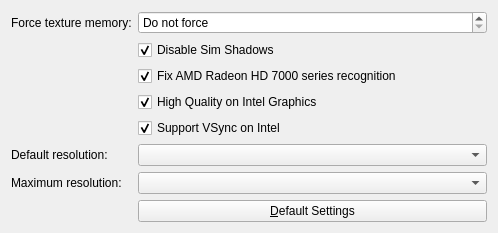
<?xml version="1.0" encoding="UTF-8"?>
<ui version="4.0">
 <class>Sims2Settings</class>
 <widget class="QWidget" name="Sims2Settings">
  <property name="geometry">
   <rect>
    <x>0</x>
    <y>0</y>
    <width>498</width>
    <height>229</height>
   </rect>
  </property>
  <property name="windowTitle">
   <string>Sims 2 Settings</string>
  </property>
  <layout class="QFormLayout" name="formLayout">
   <item row="0" column="0">
    <widget class="QLabel" name="forceMemLabel">
     <property name="text">
      <string>Force texture memory:</string>
     </property>
     <property name="buddy">
      <cstring>forceMem</cstring>
     </property>
    </widget>
   </item>
   <item row="0" column="1">
    <widget class="QSpinBox" name="forceMem">
     <property name="toolTip">
      <string>Override texture (graphics card) memory detection</string>
     </property>
     <property name="whatsThis">
      <string>&lt;html&gt;&lt;head/&gt;&lt;body&gt;&lt;p&gt;Force the texture memory to a specific size. Use this if The Sims 2 only runs in software mode.&lt;/p&gt;&lt;p&gt;If your config log file has a line that reads:&lt;/p&gt;&lt;pre style=&quot; margin-top:12px; margin-bottom:12px; margin-left:0px; margin-right:0px; -qt-block-indent:0; text-indent:0px;&quot;&gt;&lt;span style=&quot; font-family:'Courier New,courier';&quot;&gt;Texture memory:  32MB&lt;/span&gt;&lt;/pre&gt;&lt;p&gt;You probably want to apply this fix.&lt;/p&gt;&lt;p&gt;It's recommended to set this value to match the info on the &amp;quot;Device Info&amp;quot; tab. More recent cards generally have at least &lt;span style=&quot; font-weight:600;&quot;&gt;1024 Mb&lt;/span&gt; available, which is a good value to use.&lt;/p&gt;&lt;p&gt;For high quality graphics, a value of at least &lt;span style=&quot; font-weight:600;&quot;&gt;128 Mb&lt;/span&gt; must be used.&lt;/p&gt;&lt;/body&gt;&lt;/html&gt;</string>
     </property>
     <property name="specialValueText">
      <string>Do not force</string>
     </property>
     <property name="suffix">
      <string> Mb</string>
     </property>
     <property name="minimum">
      <number>0</number>
     </property>
     <property name="maximum">
      <number>8192</number>
     </property>
     <property name="singleStep">
      <number>32</number>
     </property>
    </widget>
   </item>
   <item row="1" column="1">
    <widget class="QCheckBox" name="disableSimShadows">
     <property name="toolTip">
      <string>Disable shadows for Sims and Pets, to work around black rectangles as shadows</string>
     </property>
     <property name="whatsThis">
      <string>&lt;html&gt;&lt;head/&gt;&lt;body&gt;&lt;p&gt;Use this tweak to always disable the shadows of Sims. If you experience black boxes on the ground near Sims and pets, apply this tweak to disable those shadows.&lt;/p&gt;&lt;p&gt;&lt;br/&gt;&lt;/p&gt;&lt;p&gt;This issue occurs mostly on Windows 8.&lt;/p&gt;&lt;/body&gt;&lt;/html&gt;</string>
     </property>
     <property name="text">
      <string>Disable Sim Shadows</string>
     </property>
     <property name="checked">
      <bool>true</bool>
     </property>
    </widget>
   </item>
   <item row="5" column="0">
    <widget class="QLabel" name="defaultResolutionLabel">
     <property name="text">
      <string>Default resolution:</string>
     </property>
     <property name="buddy">
      <cstring>defaultResolution</cstring>
     </property>
    </widget>
   </item>
   <item row="5" column="1">
    <widget class="QComboBox" name="defaultResolution">
     <property name="toolTip">
      <string>The initial resolution as applied by the game at first launch.</string>
     </property>
     <property name="whatsThis">
      <string>&lt;html&gt;&lt;head/&gt;&lt;body&gt;&lt;p&gt;The default resolution to use, if the game is in high quality mode. This only applies when first starting up the game; use the in-game settings to change the actual resolution.&lt;/p&gt;&lt;/body&gt;&lt;/html&gt;</string>
     </property>
    </widget>
   </item>
   <item row="6" column="0">
    <widget class="QLabel" name="maxResolutionLabel">
     <property name="text">
      <string>Maximum resolution:</string>
     </property>
     <property name="buddy">
      <cstring>maxResolution</cstring>
     </property>
    </widget>
   </item>
   <item row="6" column="1">
    <widget class="QComboBox" name="maxResolution">
     <property name="toolTip">
      <string>The maximum available resolution (in high quality graphics mode only).</string>
     </property>
     <property name="whatsThis">
      <string>&lt;html&gt;&lt;head/&gt;&lt;body&gt;&lt;p&gt;The maximum available resolution (width/height) in the game, if the game is in high quality mode. &lt;/p&gt;&lt;p&gt;&lt;br/&gt;&lt;/p&gt;&lt;p&gt;Change this to make higher resolutions available in the in-game settings.&lt;/p&gt;&lt;p&gt;&lt;br/&gt;&lt;/p&gt;&lt;p&gt;If this tweak appears to have no effect, the game may not be running in high quality mode. Enabling other tweaks may help.&lt;/p&gt;&lt;/body&gt;&lt;/html&gt;</string>
     </property>
    </widget>
   </item>
   <item row="2" column="1">
    <widget class="QCheckBox" name="radeonHd7000Fix">
     <property name="toolTip">
      <string>Do not force low quality on Radeon HD 7000 series graphics cards (as opposed to the older Radeon 7000 series).</string>
     </property>
     <property name="whatsThis">
      <string>&lt;html&gt;&lt;head/&gt;&lt;body&gt;&lt;p&gt;Use this if you have a graphics card in the &lt;span style=&quot; font-weight:600;&quot;&gt;ATI Radeon HD 7000&lt;/span&gt; series.&lt;/p&gt;&lt;p&gt;&lt;br/&gt;&lt;/p&gt;&lt;p&gt;The detection in the default code overlaps with the older &lt;span style=&quot; font-weight:600;&quot;&gt;Radeon 7000&lt;/span&gt; series, and forces the settings to a low quality code. Apply this tweak to make sure the detection only picks out the old graphics cards, but not the newer &lt;span style=&quot; font-weight:600;&quot;&gt;HD&lt;/span&gt; ones.&lt;/p&gt;&lt;p&gt;&lt;br/&gt;&lt;/p&gt;&lt;p&gt;If you do not have an ATI/AMD graphics card, this option does nothing.&lt;/p&gt;&lt;/body&gt;&lt;/html&gt;</string>
     </property>
     <property name="text">
      <string>Fix AMD Radeon HD 7000 series recognition</string>
     </property>
     <property name="checked">
      <bool>true</bool>
     </property>
    </widget>
   </item>
   <item row="3" column="1">
    <widget class="QCheckBox" name="intelHigh">
     <property name="toolTip">
      <string>Allow high quality graphics for most recent Intel Graphics cards.</string>
     </property>
     <property name="whatsThis">
      <string>&lt;html&gt;&lt;head/&gt;&lt;body&gt;&lt;p&gt;Enable high quality graphics for &lt;span style=&quot; font-weight:600;&quot;&gt;Intel HD Graphics&lt;/span&gt; cards. If you have a fairly recent Intel graphics card, you may enable this tweak to increase graphics quality (at the cost of performance).&lt;/p&gt;&lt;p&gt;&lt;br/&gt;&lt;/p&gt;&lt;p&gt;If your game runs choppy or slow after applying this tweak, disable it again.&lt;/p&gt;&lt;p&gt;&lt;br/&gt;&lt;/p&gt;&lt;p&gt;If you do not use an Intel graphics card, this option does nothing.&lt;/p&gt;&lt;/body&gt;&lt;/html&gt;</string>
     </property>
     <property name="text">
      <string>High Quality on Intel Graphics</string>
     </property>
     <property name="checked">
      <bool>true</bool>
     </property>
    </widget>
   </item>
   <item row="4" column="1">
    <widget class="QCheckBox" name="intelVsync">
     <property name="toolTip">
      <string>Enable VSync for Intel Graphics cards. May cause (or solve) flickering graphics and/or UI.</string>
     </property>
     <property name="whatsThis">
      <string>&lt;html&gt;&lt;head/&gt;&lt;body&gt;&lt;p&gt;Enable VSync for &lt;span style=&quot; font-weight:600;&quot;&gt;Intel HD Graphics&lt;/span&gt; cards. VSync is disabled by default, because with some driver versions and some cards this caused a flickering UI.&lt;/p&gt;&lt;p&gt;&lt;br/&gt;&lt;/p&gt;&lt;p&gt;If you experience flickering graphics or UI in the Sims 2, enabling or disabling this tweak may help.&lt;/p&gt;&lt;p&gt;&lt;br/&gt;&lt;/p&gt;&lt;p&gt;If you do not use an Intel graphics card, this option does nothing.&lt;/p&gt;&lt;/body&gt;&lt;/html&gt;</string>
     </property>
     <property name="text">
      <string>Support VSync on Intel</string>
     </property>
     <property name="checked">
      <bool>true</bool>
     </property>
    </widget>
   </item>
   <item row="7" column="1">
    <widget class="QPushButton" name="resetDefaults">
     <property name="toolTip">
      <string>Disable all tweaks and restore default values.</string>
     </property>
     <property name="text">
      <string>&amp;Default Settings</string>
     </property>
    </widget>
   </item>
  </layout>
 </widget>
 <tabstops>
  <tabstop>forceMem</tabstop>
  <tabstop>disableSimShadows</tabstop>
  <tabstop>radeonHd7000Fix</tabstop>
  <tabstop>intelHigh</tabstop>
  <tabstop>intelVsync</tabstop>
  <tabstop>defaultResolution</tabstop>
  <tabstop>maxResolution</tabstop>
  <tabstop>resetDefaults</tabstop>
 </tabstops>
 <resources/>
 <connections/>
</ui>
